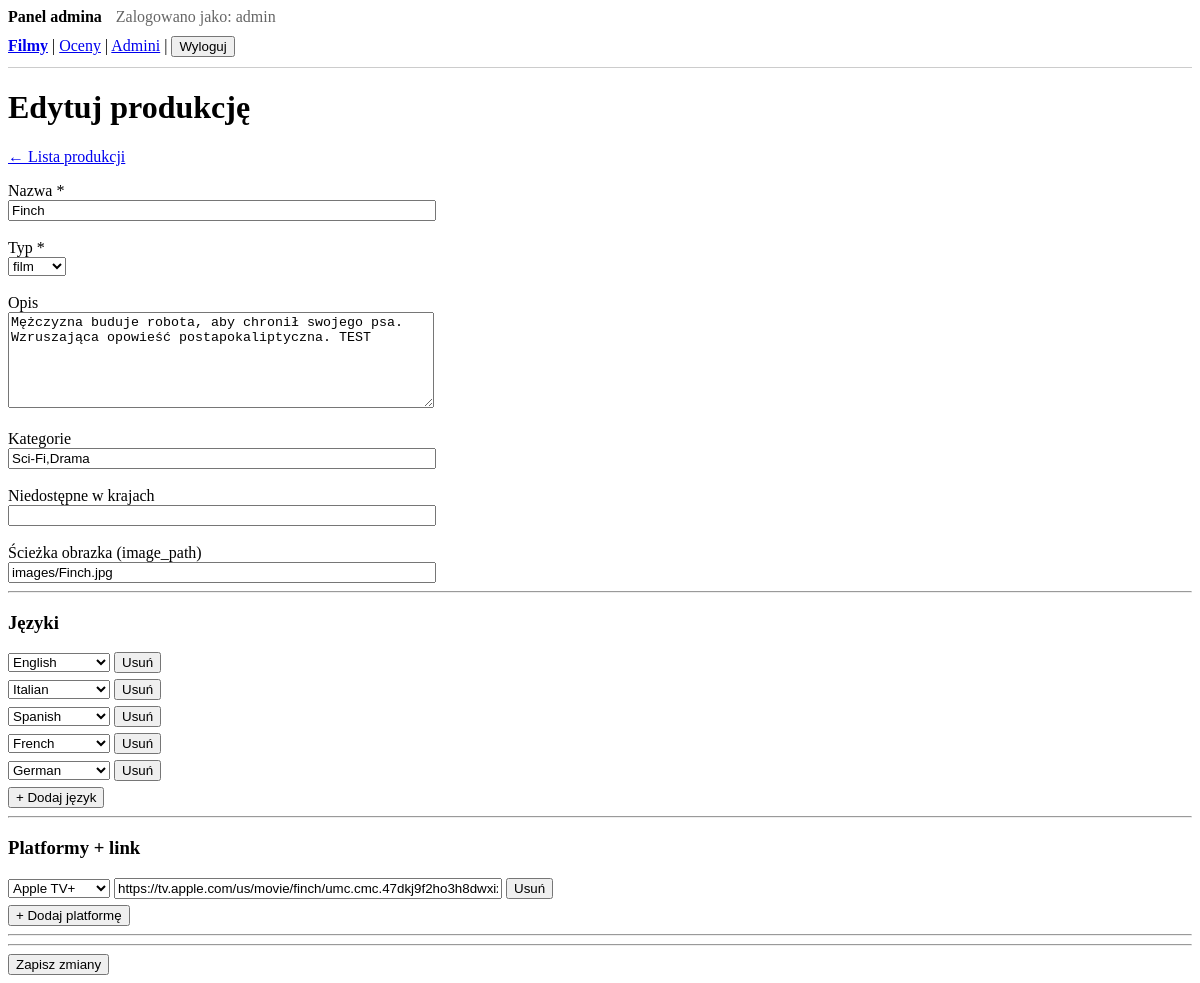
Page /admin/movies/edit?id=17 (signed in) on the earlier database version.
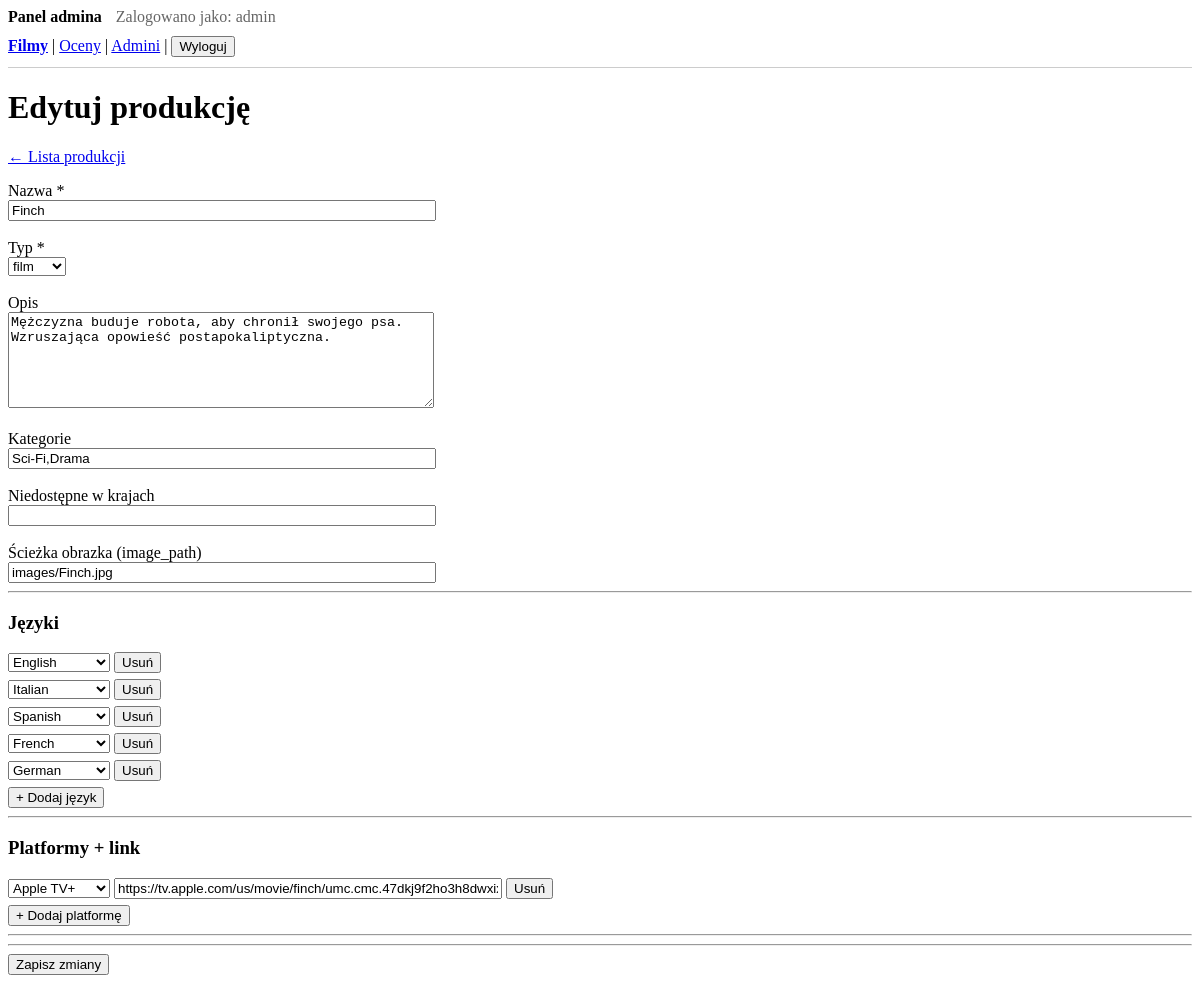
Same page on the later database version.
### tables this page shows
CREATE TABLE titles (
                        id INTEGER PRIMARY KEY AUTOINCREMENT,
                        name TEXT NOT NULL,
                        type TEXT CHECK(type IN ('film', 'series')) NOT NULL,
                        description TEXT,
                        categories TEXT,
                        blocked_countries TEXT,
                        image_path TEXT,
                        average_rating REAL
);

### src/Controller/AdminMovieController.php (called while the page is built, shortened)
<?php
class AdminMovieController
{
    private function db(): PDO
    {
        $pdo = Database::getConnection();
        $pdo->exec('PRAGMA foreign_keys = ON;');
        return $pdo;
    }
    public function editForm(): void
    {
        $pdo = $this->db();
        $id = isset($_GET['id']) ? (int)$_GET['id'] : 0;
        $stmt = $pdo->prepare("SELECT id, name, type, description, categories, blocked_countries, image_path FROM titles WHERE id = :id LIMIT 1");
        $stmt->execute([':id' => $id]);
        $movie = $stmt->fetch(PDO::FETCH_ASSOC);
        $languagesAll = $pdo->query("SELECT id, name FROM languages ORDER BY name")->fetchAll(PDO::FETCH_ASSOC);
        $platformsAll = $pdo->query("SELECT id, name FROM platforms ORDER BY name")->fetchAll(PDO::FETCH_ASSOC);
        $selectedLanguageIds = $pdo->prepare("SELECT language_id FROM title_languages WHERE title_id = :id");
        $selectedLanguageIds->execute([':id' => $id]);
        $selectedLanguageIds = array_map(fn($r) => (int)$r['language_id'], $selectedLanguageIds->fetchAll(PDO::FETCH_ASSOC));
        $stmtP = $pdo->prepare("SELECT platform_id, watch_link FROM title_platforms WHERE title_id = :id");
        $stmtP->execute([':id' => $id]);
        $selectedPlatforms = $stmtP->fetchAll(PDO::FETCH_ASSOC);
        $mode = 'edit';
        require __DIR__ . '/../View/admin/movies/form.php';
    }
}

### src/View/admin/movies/form.php (the view, shortened to what this page needs)
<!doctype html>
<html lang="pl">
<head>
</head>
<body>
<?php $active = 'movies'; require __DIR__ . '/../partials/nav.php'; ?>
<h1><?= $mode === 'edit' ? 'Edytuj' : 'Dodaj' ?> produkcję</h1>
<p><a href="/admin/movies">← Lista produkcji</a></p>
<form method="post" action="<?= $mode === 'edit' ? '/admin/movies/edit' : '/admin/movies/create' ?>">
  <div>
    <label>Nazwa *</label><br>
    <input type="text" name="name" required value="<?= htmlspecialchars($movie['name'] ?? '') ?>" style="width:420px;">
  </div>
  <br>
  <div>
    <label>Typ *</label><br>
    <select name="type" id="typeSelect">
      <option value="film" <?= (($movie['type'] ?? 'film') === 'film') ? 'selected' : '' ?>>film</option>
    </select>
  </div>
  <br>
  <div>
    <label>Opis</label><br>
    <textarea name="description" rows="6" style="width:420px;"><?= htmlspecialchars($movie['description'] ?? '') ?></textarea>
  </div>
  <br>
  <div>
    <label>Kategorie</label><br>
    <input type="text" name="categories" value="<?= htmlspecialchars($movie['categories'] ?? '') ?>" style="width:420px;">
  </div>
  <br>
  <div>
    <label>Niedostępne w krajach</label><br>
    <input type="text" name="blocked_countries" value="<?= htmlspecialchars($movie['blocked_countries'] ?? '') ?>" style="width:420px;">
  </div>
  <br>
  <div>
    <label>Ścieżka obrazka (image_path)</label><br>
    <input type="text" name="image_path" value="<?= htmlspecialchars($movie['image_path'] ?? '') ?>" style="width:420px;">
  </div>
  <hr>
  <h3>Języki</h3>
  <div id="languagesWrap">
    <?php
      $langValues = !empty($selectedLanguageIds) ? $selectedLanguageIds : [0];
      foreach ($langValues as $lid):
    ?>
      <div class="langRow" style="margin-bottom:6px;">
        <select name="languages[]">
          <?php foreach ($languagesAll as $lang): ?>
            <option value="<?= (int)$lang['id'] ?>" <?= ((int)$lid === (int)$lang['id']) ? 'selected' : '' ?>>
              <?= htmlspecialchars($lang['name']) ?>
            </option>
          <?php endforeach; ?>
        </select>
        <button type="button" onclick="removeRow(this)">Usuń</button>
      </div>
    <?php endforeach; ?>
  </div>
  <button type="button" onclick="addLanguage()">+ Dodaj język</button>
  <hr>
  <h3>Platformy + link</h3>
  <div id="platformsWrap">
    <?php
      $platValues = !empty($selectedPlatforms) ? $selectedPlatforms : [['platform_id'=>0,'watch_link'=>'']];
      foreach ($platValues as $p):
    ?>
      <div class="platRow" style="margin-bottom:6px;">
        <select name="platform_id[]">
          <?php foreach ($platformsAll as $pl): ?>
            <option value="<?= (int)$pl['id'] ?>" <?= ((int)($p['platform_id'] ?? 0) === (int)$pl['id']) ? 'selected' : '' ?>>
              <?= htmlspecialchars($pl['name']) ?>
            </option>
          <?php endforeach; ?>
        </select>
        <input type="text" name="watch_link[]" placeholder="link" value="<?= htmlspecialchars($p['watch_link'] ?? '') ?>" style="width:380px;">
        <button type="button" onclick="removeRow(this)">Usuń</button>
      </div>
    <?php endforeach; ?>
  </div>
  <button type="button" onclick="addPlatform()">+ Dodaj platformę</button>
  <hr>
  <hr>
  <button type="submit"><?= $mode === 'edit' ? 'Zapisz zmiany' : 'Dodaj' ?></button>
</form>
</body>
</html>

Differences in the rows shown:
changed titles "Finch": description "Mężczyzna buduje robota, aby chronił swojego psa. Wzruszająca opowieść postapokaliptyczna. TEST" → "Mężczyzna buduje robota, aby chronił swojego psa. Wzruszająca opowieść postapokaliptyczna."
